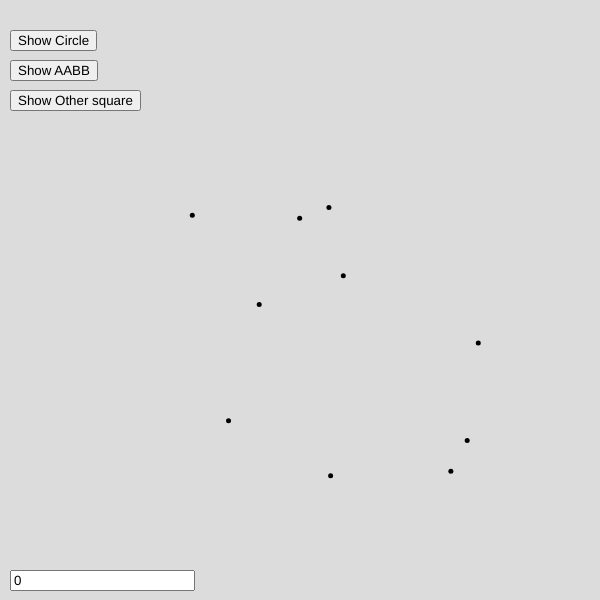
Frame 1 (no input)
Frame 60 (no input): identical to frame 1, image omitted
Frame 120 (the mouse pressed at the canvas centre since frame 60): identical to frame 1, image omitted

The p5.js sketch that drew this single still picture (run headless with seeded random() and noise() and a simulated clock; from frame 60 on, the mouse is pressed at the canvas centre):

// p5.js sketch
// ── sketch.js
var canvasSize = 600;
var points = []
var minX, maxX, minY, maxY;
var radius;
var center;
var showCircle = false;
var showAABB = false;
var showSecondSquare = false;
var showOBB = false;
var inp;
var squareInit = [0,0]
var squareWidth = 0, squareHeight = 0;
var circleCenter = [];
var circleRadius = 0;

function setup() {
  createCanvas(canvasSize, canvasSize);
  for (i = 0; i < 10; i++) {
    createPoint()
  }
  strokeWeight(5)
  createUI()
}

function createUI() {
  let button = createButton("Show Circle")
  button.position(10, 30)
  button.mousePressed(toggleShowCircle)
  button = createButton("Show AABB")
  button.position(10, 60)
  button.mousePressed(toggleShowAABB)
  //button = createButton("Show OBB")
  //button.position(10, 90)
  //button.mousePressed(toggleShowOBB)
  button = createButton("Show Other square")
  button.position(10, 90)
  button.mousePressed(toggleSecondSquare)
  inp = createInput("0")
  inp.position(10,canvasSize - 30)
  button = createButton("Set square X")
  button.mousePressed(setSquareX)
  button = createButton("Set square Y")
  button.mousePressed(setSquareY)
  button = createButton("Set square Width")
  button.mousePressed(setSquareWidth)
  button = createButton("Set square Height")
  button.mousePressed(setSquareHeight)
  //button = createButton("Set circle center X")
  //button = createButton("Set circle center Y")
  //button = createButton("Set circle radius")
}
function setSquareX(){
  squareInit[0] = inp.value()
}
function setSquareY(){
  squareInit[1] = inp.value()
}
function setSquareWidth(){
  squareWidth = inp.value()
}
function setSquareHeight(){
  squareHeight = inp.value()
}

function toggleShowCircle() {
  showCircle = !showCircle
}

function toggleShowAABB() {
  showAABB = !showAABB
}

function toggleShowOBB() {
  showOBB = !showOBB
}
function toggleSecondSquare() {
  showSecondSquare = !showSecondSquare
}

function draw() {
  background(220);
  drawCircle()
  drawAABB()
  drawSecondSquare()
  drawPoints()
}

function createPoint() {
  var max = canvasSize / 10 * 8;
  var min = canvasSize / 10 * 3;
  var index = points.length
  points[index] = [];
  points[index][0] = Math.random() * (max - min) + min
  points[index][1] = Math.random() * (max - min) + min
  calculateBoundaries(points[index]);
}

function calculateBoundaries(point) {
  let x = point[0]
  let y = point[1]
  if (x > maxX || maxX == null) {
    maxX = x
  }
  if (x < minX || minX == null) {
    minX = x
  }
  if (y > maxY || maxY == null) {
    maxY = y
  }
  if (y < minY || minY == null) {
    minY = y
  }
}

function calculateCenter() {
  let center = []
  center[0] = (minX + maxX) / 2
  center[1] = (minY + maxY) / 2
  return center
}

function calculateRadius() {
  for(i = 0; i < points.length; i++){
    let distX = points[i][0] - center[0]
    let distY = points[i][1] - center[1]
    let rad = dist(points[i][0], points[i][1], center[0], center[1]) * 2
    if(rad > radius || radius == null){
      radius = rad
    }
  }
  return radius
}

function drawPoints() {
  stroke(0)
  for (i = 0; i < points.length; i++) {
    point(points[i][0], points[i][1])
  }
}

function drawCircle() {
  if (!showCircle)
    return
  center = calculateCenter()
  stroke(255, 0, 0)
  if(dist(mouseX, mouseY, center[0], center[1]) < radius/2)
    stroke(0,0,255)
  calculateRadius()
  circle(center[0], center[1], radius)
  point(center[0], center[1])
}

function drawAABB() {
  if(!showAABB)
    return
  stroke(0,150,0)
  if(between(mouseX, minX, maxX) && between(mouseY, minY, maxY))
    stroke(0,0,255)
  rect(minX,minY, (maxX - minX), (maxY - minY))
}
function drawSecondSquare(){
  if(!showSecondSquare)
    return
  stroke(0,255,150)
  rect(squareInit[0], squareInit[1], squareWidth, squareHeight)  
  if(showAABB)
  if(squaresCollide()){
    text("The second Square collides with the first one", 100,30)
  }else{
    text("The second Square does not collide with the first one", 100,30)
  }
  if(showCircle)
  if(squareCollideCircle()){
   text("The second Square collides with the circle", 100,50)
  }else{
    text("The second Square does not collide with the circle", 100,50)
  }
}

function squareCollideCircle(){
  let squareMinX = int(squareInit[0]);
  let squareMaxX = int(squareInit[0]) + int(squareWidth);
  let squareMinY = int(squareInit[1]);
  let squareMaxY = int(squareInit[1]) + int(squareHeight);
  let a1 = dist(squareMinX, squareMinY, center[0], center[1]) < (radius/2)
  let a2 = dist(squareMinX, squareMaxY, center[0], center[1]) < (radius/2)
  let a3 = dist(squareMaxX, squareMinY, center[0], center[1]) < (radius/2)
  let a4 = dist(squareMaxX, squareMaxY, center[0], center[1]) < (radius/2)
  
  let a5 = a1 || a2 || a3 || a4;
  
  let b1 = squareMinX < center[0] - radius/2;
  let b2 = squareMaxX < center[0] - radius/2;
  
  let b3 = squareMinX > center[0] + radius/2;
  let b4 = squareMaxX > center[0] + radius/2;
  
  
  let c1 = squareMinY < center[1] - radius/2;
  let c2 = squareMaxY < center[1] - radius/2;

  let c3 = squareMinY > center[1] + radius/2;
  let c4 = squareMaxY > center[1] + radius/2;
  
  let b5 = (b1 && !b2) || (!b3 && b4)
  let c5 = (c1 && !c2) || (!c3 && c4)
  
  print("a5 > " + a5)
  print("b5 > " + b5)
  print("c5 > " + c5)
  print("b1 > " + b1)
  print("!b2 > " + !b2)
  print("b1 && !b2 > " + (b1 && !(b2)))
  return (a5 || ((b5 && c1 && c4) || (c5 && b1 && b4)))
  
}

function squaresCollide(){
  let b1 = between(squareInit[0], minX, maxX);
  let b2 = between(int(squareInit[0])+int(squareWidth), minX, maxX);
  let b3 = between(squareInit[1], minY, maxY);
  let b4 = between(int(squareInit[1]) + int(squareHeight), minY, maxY)
  
  let c1 = between(minX, squareInit[0], int(squareInit[0])+int(squareWidth));
  let c2 = between(maxX, squareInit[0], int(squareInit[0])+int(squareWidth));
  let c3 = between(minY, squareInit[1], int(squareInit[1]) + int(squareHeight));
  let c4 = between(maxY, squareInit[1], int(squareInit[1]) + int(squareHeight))
  return ((b1 || b2) && (b3 || b4)) || ((c1 || c2) && (c3 || c4))
}

function between(x, min, max){
  return x>= min && x <=max
}
